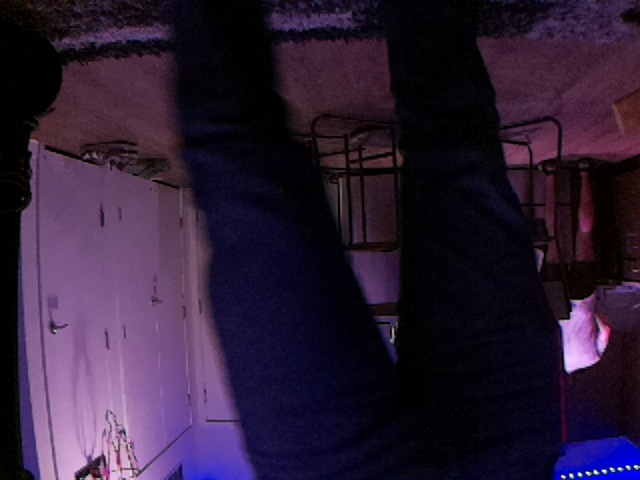
#> input picture HW7/Q2/test1.jpg, 640 x 480 px
$ python -i ringdoorbell.py   (imports and definitions only)
#> lines starting #> are read from the running program, lines starting #| are printed output that depends on the picture; after the words box and inside, x2 and y2 are one past the last pixel; in counts of white or black regions, pixels touching at a corner belong together
#> further down, picture is the input picture: shape (480, 640, 3); mean B, G, R 52.3, 29, 44.5
# ENME489Y Spring 2019
# Updated Python 3 / Raspberry Pi OS version
# Code implements Ring Doorbell functionality on the Raspberry Pi

import smtplib
from email.mime.image import MIMEImage
from email.mime.multipart import MIMEMultipart
from email.mime.text import MIMEText
import numpy as np
from datetime import datetime
import time
import os
import cv2
import shutil
import subprocess


# ---------------- USER SETTINGS ----------------

BASE_DIR = os.path.dirname(os.path.abspath(__file__))

DROPBOX_UPLOADER = os.path.join(
    BASE_DIR,
    "Dropbox-Uploader",
    "dropbox_uploader.sh"
)

DROPBOX_REMOTE_FOLDER = "/ring_videos/"

# Email settings
# Replace these before testing email.
smtpUser = "jhaegon123@gmail.com"
smtpPass = "rvxy usqa bfku efwy"
toAdd = "jhaegon123@gmail.com"

# Detection settings
PIXEL_THRESHOLD = 50
DETECTOR_TRIGGER_THRESHOLD = 30000
VIDEO_DURATION_MS = 30000


# ---------------- HELPER FUNCTIONS ----------------

# [129 lines left out: functions run_command, get_camera_still_command, get_camera_video_command, capture_image, record_video, convert_h264_to_mp4 and 2 more, not called in this run]


def mask_image(img):
    """
    Mask image such that the algorithm is triggered only by someone at the front door.
    This replaces imutils.resize() with cv2.resize().
    """
    mask = np.zeros((img.shape[0], img.shape[1]), dtype="uint8")

    pts = np.array(
        [[240, 475], [240, 420], [310, 420], [375, 410],
         [525, 350], [550, 100], [635, 100], [635, 475]],
        dtype=np.int32
    )
    cv2.fillConvexPoly(mask, pts, 255)
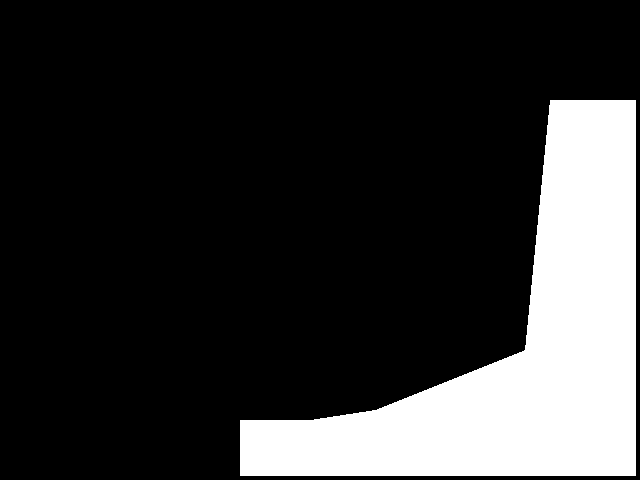
#> mask: shape (480, 640); 19.8% white; 1 white region, box (x1, y1, x2, y2) and area: (240, 100, 636, 476) 60861

    pts = np.array(
        [[1, 395], [1, 315], [110, 305], [110, 365]],
        dtype=np.int32
    )
    cv2.fillConvexPoly(mask, pts, 255)
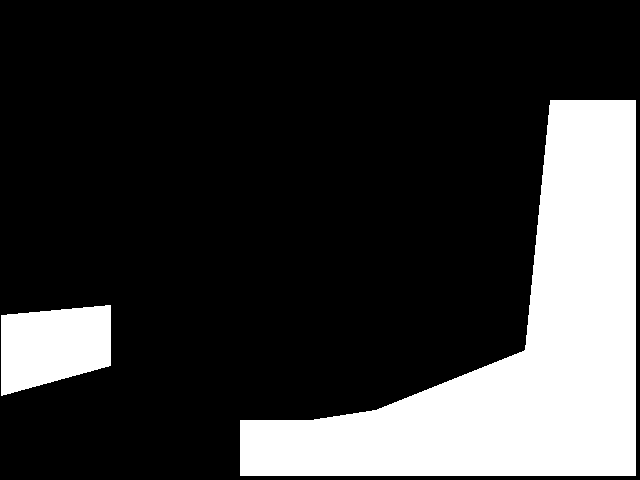
#> mask: shape (480, 640); 22.4% white; 2 white regions, box (x1, y1, x2, y2) and area: (240, 100, 636, 476) 60861, (1, 305, 111, 396) 7810

    masked = cv2.bitwise_and(img, img, mask=mask)
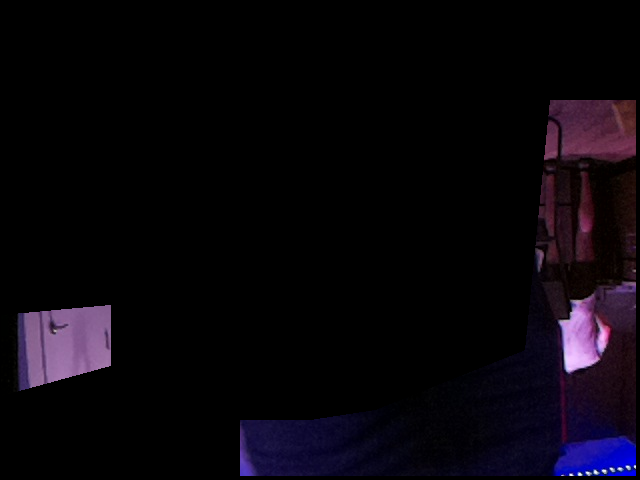
#> masked: shape (480, 640, 3); mean B, G, R 11.4, 5.2, 8.8

    scale = 200 / masked.shape[1]
#> scale = 0.312
    gray = cv2.resize(masked, (200, int(masked.shape[0] * scale)))

    gray = cv2.cvtColor(gray, cv2.COLOR_BGR2GRAY)
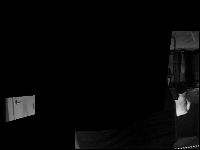
#> gray: shape (150, 200); min 0, max 241, mean 7
    gray = cv2.GaussianBlur(gray, (21, 21), 0)
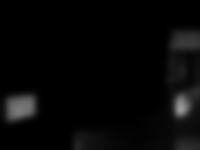
#> gray: shape (150, 200); min 0, max 153, mean 7.1

    return gray


# [119 lines left out: functions compute_detector_total, log_detector_total, main, not called in this run]


# [2 lines not run here, left out]

>>> import cv2
>>> picture = cv2.imread('test1.jpg')
>>> result = mask_image(picture)
